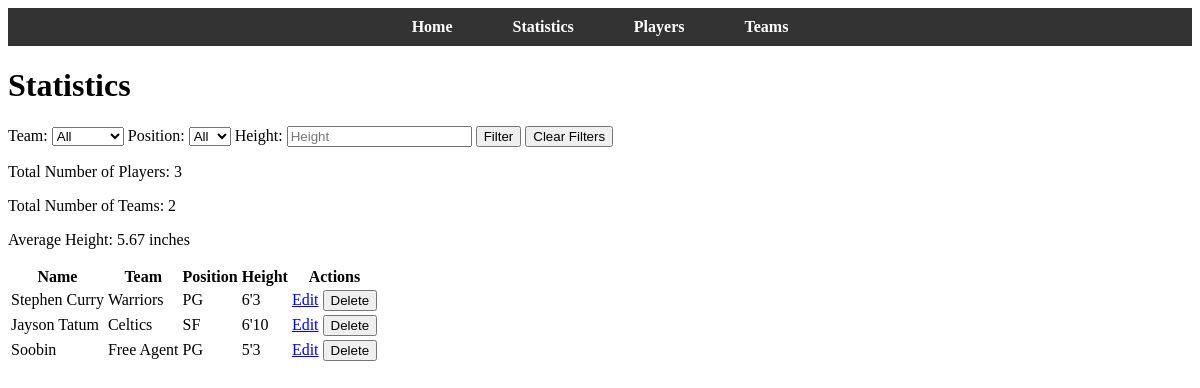
The page /statistics on the database as committed earlier.
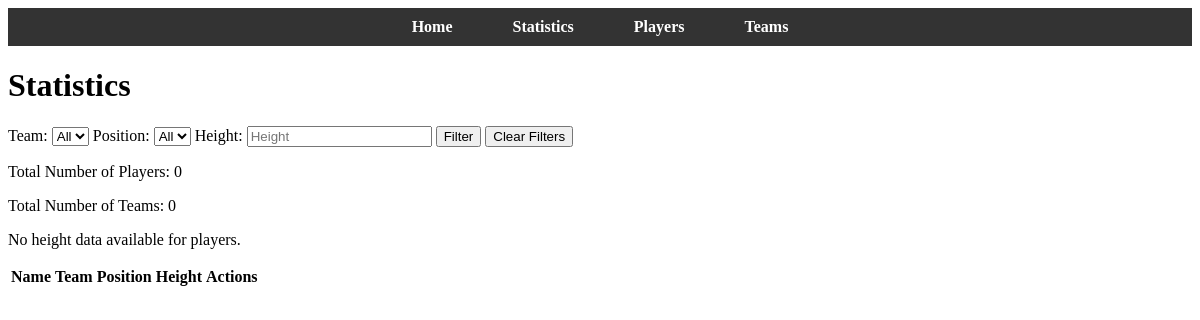
The same page on the database as committed later.
### app.py (models this page shows)
class Player(db.Model):
    player_id = db.Column(db.Integer, primary_key=True)
    name = db.Column(db.String(100), nullable=False)
    team_name = db.Column(db.String, db.ForeignKey('team.team_name'), nullable=False)
    position = db.Column(db.String(50))
    height = db.Column(db.String(10))

### app.py (the view)
@app.route('/statistics', methods=['GET'])
def statistics():
    team_filter = request.args.get('team', '')
    position_filter = request.args.get('position', '')
    height_filter = request.args.get('height', '')
    teams = Team.query.order_by(Team.team_name).all()
    positions = db.session.query(Player.position).distinct().order_by(Player.position).all()
    positions = [pos[0] for pos in positions if pos[0]]  # Extract the string values and filter None
    query = Player.query
    if team_filter:
        query = query.filter(Player.team_name == team_filter)
    if position_filter:
        query = query.filter(Player.position == position_filter)
    if height_filter:
        query = query.filter(Player.height == height_filter)
    players = query.all()
    num_players = len(players)
    num_teams = Team.query.count()
    average_height = db.session.query(db.func.avg(Player.height.cast(db.Float))).scalar()
    return render_template(
        'statistics.html',
        teams=teams,
        positions=positions,
        players=players,
        num_players=num_players,
        num_teams=num_teams,
        average_height=average_height,
        team_filter=team_filter,
        position_filter=position_filter,
        height_filter=height_filter
    )

### templates/statistics.html (shortened to what this page needs)
<!DOCTYPE html>
<html lang="en">
  <head>
    <link
      rel="stylesheet"
      href="{{ url_for('static', filename='css/styles.css') }}"
    />
  </head>
  <body>
<header>
  <nav>
    <ul>
      <li><a href="/">Home</a></li>
      <li><a href="/statistics">Statistics</a></li>
      <li><a href="/players">Players</a></li>
      <li><a href="/teams">Teams</a></li>
    </ul>
  </nav>
</header>
    <main>
      <h1>Statistics</h1>
      <form method="GET" action="{{ url_for('statistics') }}">
        <label for="team">Team:</label>
        <select name="team" id="team">
          <option value="">All</option>
        </select>
        <label for="position">Position:</label>
        <select name="position" id="position">
          <option value="">All</option>
        </select>
        <label for="height">Height:</label>
        <input type="text" id="height" name="height" value="{{ height_filter }}" placeholder="Height" />
        <button type="submit">Filter</button>
        <a href="{{ url_for('statistics') }}"><button type="button">Clear Filters</button></a>
      </form>
      <div>
        <p>Total Number of Players: {{ num_players }}</p>
        <p>Total Number of Teams: {{ num_teams }}</p>
        {% if average_height %}
          <p>Average Height: {{ average_height | round(2) }} inches</p>
        {% else %}
          <p>No height data available for players.</p>
        {% endif %}
      </div>
      <table>
        <thead>
          <tr>
            <th>Name</th>
            <th>Team</th>
            <th>Position</th>
            <th>Height</th>
            <th>Actions</th>
          </tr>
        </thead>
        <tbody>
          {% for player in players %}
            <tr>
              <td>{{ player.name }}</td>
              <td>{{ player.team_name }}</td>
              <td>{{ player.position }}</td>
              <td>{{ player.height }}</td>
              <td>
                <a href="{{ url_for('edit_player', player_id=player.player_id) }}">Edit</a>
                <form action="{{ url_for('delete_player', player_id=player.player_id) }}" method="POST" style="display:inline;">
                  <button type="submit">Delete</button>
                </form>
              </td>
            </tr>
          {% endfor %}
        </tbody>
      </table>
    </main>
  </body>
</html>

Rows that differ between the two databases and show on the page:
removed Player: name "Stephen Curry", team_name "Warriors", position "PG", height "6'3"
removed Player: name "Jayson Tatum", team_name "Celtics", position "SF", height "6'10"
removed Player: name "Soobin", team_name "Free Agent", position "PG", height "5'3"
Other text that changed with them:
{{ num_players }}: "3" → "0"
{{ num_teams }}: "2" → "0"
{{ average_height | round(2) }}: "5.67" → (not shown)
text no longer shown: "Average Height: inches"
text now shown: "No height data available for players."
